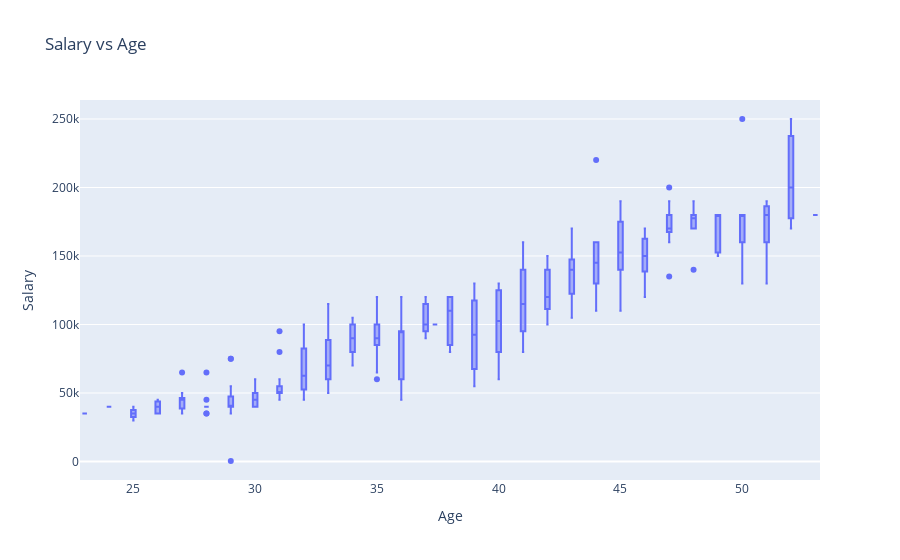
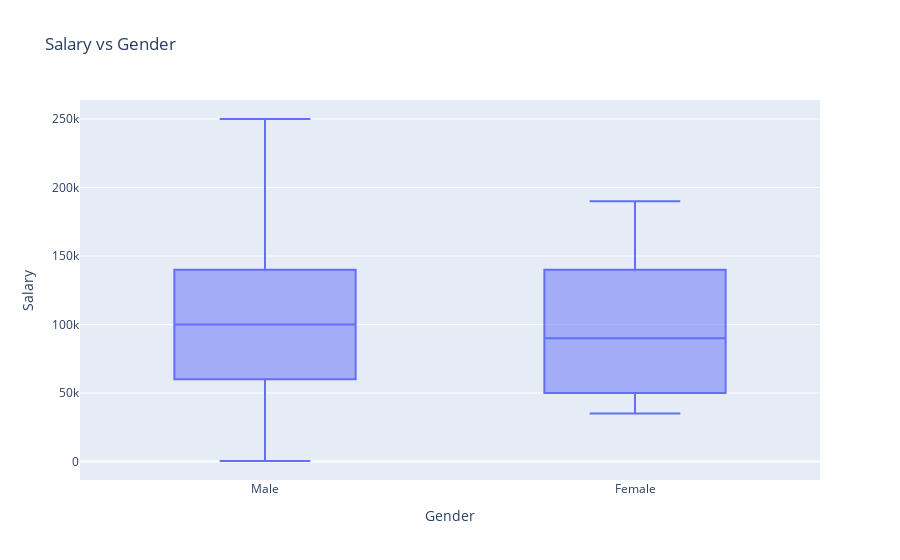
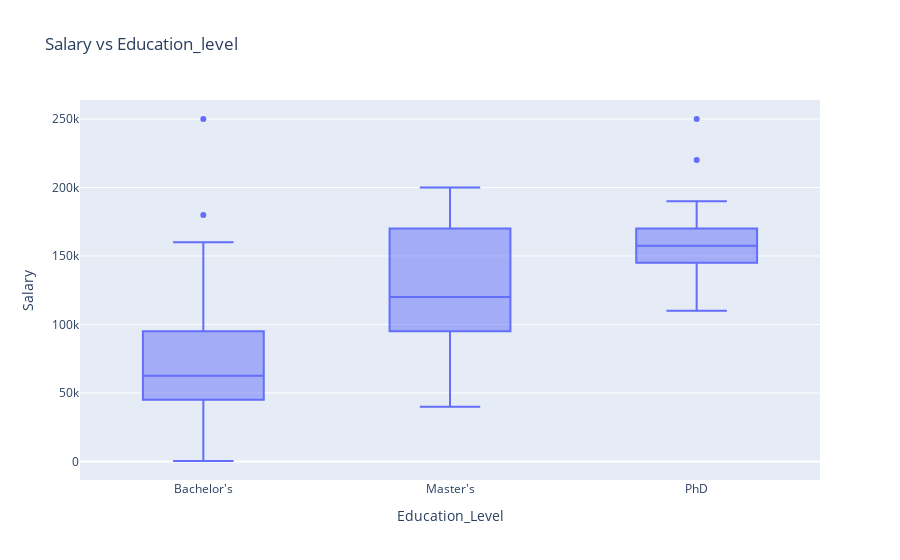
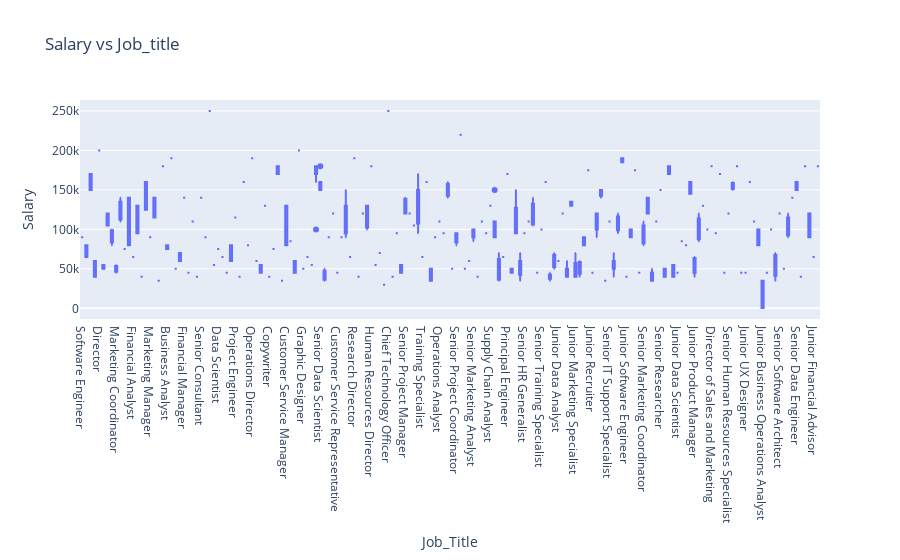

Notebook source saved alongside these figures, in order:
### Code cell
import plotly.express as px

columns = ['Age', 'Gender', 'Education_Level', 'Job_Title', 'Years_of_Experience']

for col in columns:
    fig = px.box(df, x=col, y='Salary', title=f'Salary vs {col.capitalize()}')
    fig.show()

### Figure 1 — Plotly figure (JSON) as saved in the notebook; plotly's stock layout.template omitted (floating-point values rounded to 4 significant figures; data arrays with more than 128 entries replaced by an {"elided": "..."} marker saying what was removed)
{"data": [{"alignmentgroup": "True", "hovertemplate": "Age=%{x}<br>Salary=%{y}<extra></extra>", "legendgroup": "", "marker": {"color": "#636efa"}, "name": "", "notched": false, "offsetgroup": "", "orientation": "v", "showlegend": false, "type": "box", "x": {"elided": "325 float values"}, "x0": " ", "xaxis": "x", "y": {"elided": "325 float values"}, "y0": " ", "yaxis": "y"}], "layout": {"boxmode": "group", "legend": {"tracegroupgap": 0}, "title": {"text": "Salary vs Age"}, "xaxis": {"anchor": "y", "domain": [0, 1], "title": {"text": "Age"}}, "yaxis": {"anchor": "x", "domain": [0, 1], "title": {"text": "Salary"}}}}

### Figure 2 — Plotly figure (JSON) as saved in the notebook; plotly's stock layout.template omitted (floating-point values rounded to 4 significant figures; data arrays with more than 128 entries replaced by an {"elided": "..."} marker saying what was removed)
{"data": [{"alignmentgroup": "True", "hovertemplate": "Gender=%{x}<br>Salary=%{y}<extra></extra>", "legendgroup": "", "marker": {"color": "#636efa"}, "name": "", "notched": false, "offsetgroup": "", "orientation": "v", "showlegend": false, "type": "box", "x": {"elided": "325 str values"}, "x0": " ", "xaxis": "x", "y": {"elided": "325 float values"}, "y0": " ", "yaxis": "y"}], "layout": {"boxmode": "group", "legend": {"tracegroupgap": 0}, "title": {"text": "Salary vs Gender"}, "xaxis": {"anchor": "y", "domain": [0, 1], "title": {"text": "Gender"}}, "yaxis": {"anchor": "x", "domain": [0, 1], "title": {"text": "Salary"}}}}

### Figure 3 — Plotly figure (JSON) as saved in the notebook; plotly's stock layout.template omitted (floating-point values rounded to 4 significant figures; data arrays with more than 128 entries replaced by an {"elided": "..."} marker saying what was removed)
{"data": [{"alignmentgroup": "True", "hovertemplate": "Education_Level=%{x}<br>Salary=%{y}<extra></extra>", "legendgroup": "", "marker": {"color": "#636efa"}, "name": "", "notched": false, "offsetgroup": "", "orientation": "v", "showlegend": false, "type": "box", "x": {"elided": "325 str values"}, "x0": " ", "xaxis": "x", "y": {"elided": "325 float values"}, "y0": " ", "yaxis": "y"}], "layout": {"boxmode": "group", "legend": {"tracegroupgap": 0}, "title": {"text": "Salary vs Education_level"}, "xaxis": {"anchor": "y", "domain": [0, 1], "title": {"text": "Education_Level"}}, "yaxis": {"anchor": "x", "domain": [0, 1], "title": {"text": "Salary"}}}}

### Figure 4 — Plotly figure (JSON) as saved in the notebook; plotly's stock layout.template omitted (floating-point values rounded to 4 significant figures; data arrays with more than 128 entries replaced by an {"elided": "..."} marker saying what was removed)
{"data": [{"alignmentgroup": "True", "hovertemplate": "Job_Title=%{x}<br>Salary=%{y}<extra></extra>", "legendgroup": "", "marker": {"color": "#636efa"}, "name": "", "notched": false, "offsetgroup": "", "orientation": "v", "showlegend": false, "type": "box", "x": {"elided": "325 str values"}, "x0": " ", "xaxis": "x", "y": {"elided": "325 float values"}, "y0": " ", "yaxis": "y"}], "layout": {"boxmode": "group", "legend": {"tracegroupgap": 0}, "title": {"text": "Salary vs Job_title"}, "xaxis": {"anchor": "y", "domain": [0, 1], "title": {"text": "Job_Title"}}, "yaxis": {"anchor": "x", "domain": [0, 1], "title": {"text": "Salary"}}}}
